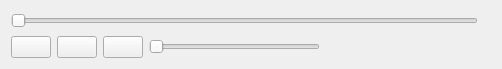
<?xml version="1.0" encoding="UTF-8"?>
<ui version="4.0">
 <class>MediaControl</class>
 <widget class="QWidget" name="MediaControl">
  <property name="geometry">
   <rect>
    <x>0</x>
    <y>0</y>
    <width>502</width>
    <height>69</height>
   </rect>
  </property>
  <property name="sizePolicy">
   <sizepolicy hsizetype="Preferred" vsizetype="Fixed">
    <horstretch>0</horstretch>
    <verstretch>0</verstretch>
   </sizepolicy>
  </property>
  <property name="windowTitle">
   <string>Form</string>
  </property>
  <layout class="QVBoxLayout" name="verticalLayout">
   <item>
    <layout class="QHBoxLayout" name="horizontalLayout">
     <item>
      <widget class="QSlider" name="horizontalSliderTime">
       <property name="orientation">
        <enum>Qt::Horizontal</enum>
       </property>
      </widget>
     </item>
     <item>
      <widget class="QLabel" name="labelTime"/>
     </item>
    </layout>
   </item>
   <item>
    <layout class="QHBoxLayout" name="horizontalLayout_2">
     <item>
      <widget class="QPushButton" name="pushButtonStop">
       <property name="text">
        <string/>
       </property>
       <property name="icon">
        <iconset resource="../softprojector.qrc">
         <normaloff>:/icons/icons/stop.png</normaloff>:/icons/icons/stop.png</iconset>
       </property>
      </widget>
     </item>
     <item>
      <widget class="QPushButton" name="pushButtonPlayPause">
       <property name="text">
        <string/>
       </property>
       <property name="icon">
        <iconset resource="../softprojector.qrc">
         <normaloff>:/icons/icons/play.png</normaloff>:/icons/icons/play.png</iconset>
       </property>
      </widget>
     </item>
     <item>
      <widget class="QPushButton" name="pushButtonMute">
       <property name="text">
        <string/>
       </property>
       <property name="icon">
        <iconset resource="../softprojector.qrc">
         <normaloff>:/icons/icons/speaker.png</normaloff>:/icons/icons/speaker.png</iconset>
       </property>
       <property name="checkable">
        <bool>true</bool>
       </property>
      </widget>
     </item>
     <item>
      <widget class="QSlider" name="horizontalSliderVolume">
       <property name="orientation">
        <enum>Qt::Horizontal</enum>
       </property>
      </widget>
     </item>
     <item>
      <spacer name="horizontalSpacer">
       <property name="orientation">
        <enum>Qt::Horizontal</enum>
       </property>
       <property name="sizeHint" stdset="0">
        <size>
         <width>40</width>
         <height>20</height>
        </size>
       </property>
      </spacer>
     </item>
    </layout>
   </item>
  </layout>
 </widget>
 <resources>
  <include location="../softprojector.qrc"/>
 </resources>
 <connections/>
</ui>
